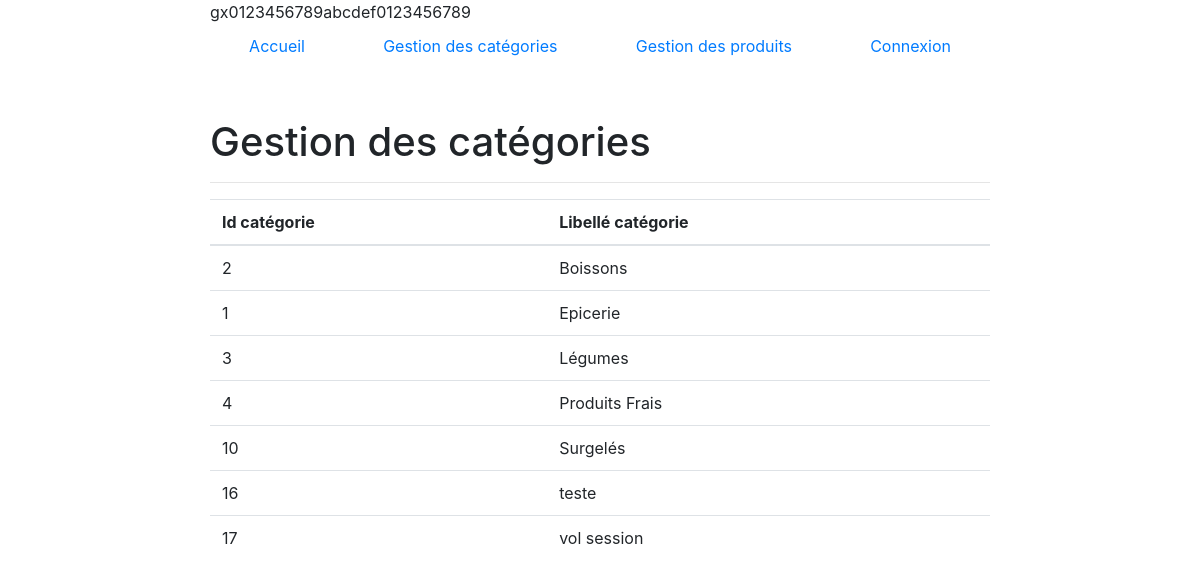
The page /gestion_categories.php on the database its author committed.
### tables this page shows
CREATE TABLE `categorie` (
  `id_categorie` int(11) NOT NULL,
  `libelle_categorie` varchar(100) NOT NULL
);

### gestion_categories.php (the view, shortened to what this page needs)
<!DOCTYPE html>
<html lang="en">
<head>
    <link rel="stylesheet" href="https://maxcdn.bootstrapcdn.com/bootstrap/4.0.0/css/bootstrap.min.css">
    <link rel="stylesheet" href="./css/style.css">
</head>
<body>
    <?php include '_nav.php'; ?>
    <?php $connection = include 'connexion_bdd.php'; ?>
    <h1>Gestion des catégories</h1>
    <hr>
    <?php
    $requete_categories = $connection->prepare("SELECT * FROM categorie ORDER BY libelle_categorie");
    $requete_categories->execute();
    $categories = $requete_categories->fetchAll(PDO::FETCH_ASSOC);
    ?>
    <table class="table">
        <thead>
            <tr>
                <th>Id catégorie</th>
                <th>Libellé catégorie</th>
            </tr>
        </thead>
        <tbody>
            <?php foreach ($categories as $cat) : ?>
                <tr>
                    <td><?= $cat["id_categorie"] ?></td>
                    <td><?= $cat["libelle_categorie"] ?></td>
                </tr>
            <?php endforeach ?>
        </tbody>
    </table>
</body>
</html>

### css/style.css (style rules this page uses)
body { width:65%; margin:auto; }

### rows shown on the page
categorie: id_categorie "2", libelle_categorie "Boissons"
categorie: id_categorie "1", libelle_categorie "Epicerie"
categorie: id_categorie "3", libelle_categorie "Légumes"
categorie: id_categorie "4", libelle_categorie "Produits Frais"
categorie: id_categorie "10", libelle_categorie "Surgelés"
categorie: id_categorie "16", libelle_categorie "teste"
categorie: id_categorie "17", libelle_categorie "vol session"
